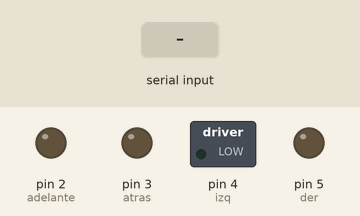
Simulated run of this sketch. Board: Arduino Uno, built with avr-gcc and run on an emulated ATmega328P. On the bench: switched loads named in the sketch (green lamp = pin HIGH), output pins drawn as LEDs (lit = HIGH). The test bench sets the inputs (shaded band).

Above: at 1.2 s.
1.3 s: "a" received over Serial
At 2.2 s:
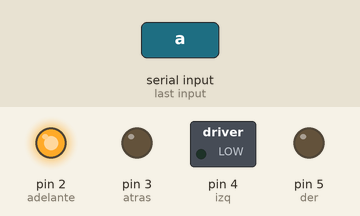
2.8 s: "b" received over Serial
At 3.4 s:
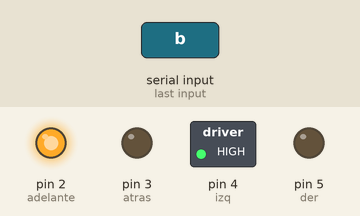
4.3 s: "d" received over Serial
At 5.5 s:
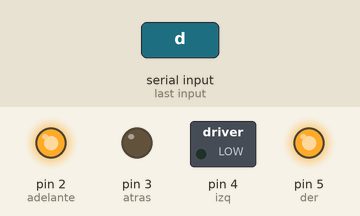
5.8 s: "e" received over Serial
At 6.9 s:
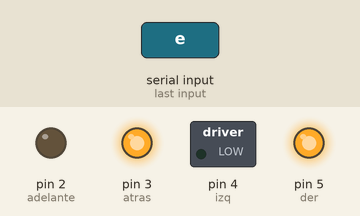
7.3 s: "c" received over Serial
At 8.0 s:
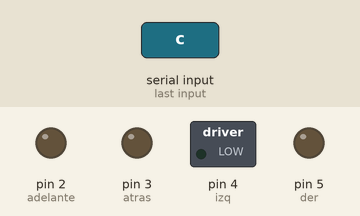
8.8 s: "e" received over Serial
At 9.1 s:
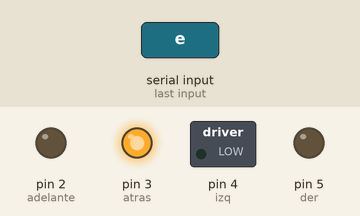
Timing chart, 0 to 11.3 s (numbered marks = the images above; inputs shaded):
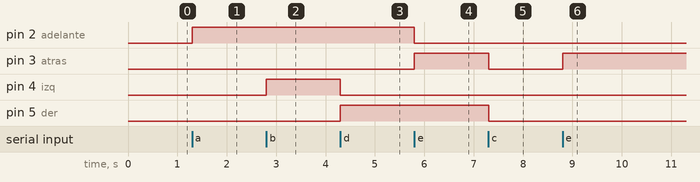

Measured:
- after the input at 1.3 s, pin 2 (adelante): LOW → HIGH at once
- after the input at 2.8 s, pin 4 (izq): LOW → HIGH at once
- after the input at 4.3 s, pin 4 (izq): HIGH → LOW at once; pin 5 (der): LOW → HIGH at once
- after the input at 5.8 s, pin 2 (adelante): HIGH → LOW at once; pin 3 (atras): LOW → HIGH at once
- after the input at 7.3 s, pin 3 (atras), pin 5 (der): HIGH → LOW at once
- after the input at 8.8 s, pin 3 (atras): LOW → HIGH at once

The sketch:

Carrito_Bluetooth.ino
```cpp
/*--------------- Moises Piñate

Conexiones al L293D (Puente H integrado con diodos)
 pin 2 Arduino ---> pin 2 del Integrado
 pin 3 Arduino ---> pin 7 del Integrado
 pin 4 Arduino ---> pin 10 del Integrado
 pin 5 Arduino ---> pin 15 del Integrado

 Voltaje externo -> pin 8 del integrado.
 5V Arduino ------> pines 1,9,16 del integrado
 GND Arduino -----> pines 4,5,12,13 del integrado

 Salidas L293D (Puente H integrado con diodos):

 Motor 1 ----> Pines 3 y 6 (Motor de traccion)
 Motor 2 ----> Pines 11 y 14 (Motor de direccion)

 Modulo Bluetooth

 Arduino     Modulo
 Pin 0 -----  RX
 Pin 1 -----  TX
 5V --------  VCC
 GND -------  GND

*/

//#include <SoftwareSerial.h> // NO USÉ ESTA LIBRERIA DABA PROBLEMAS
//SoftwareSerial mySerial(10, 11); // RX, TX Pines 10 y 11 como puertos seriales // ESTO NO VA

int  DatoBluetooth = 'c'; //Comienza detenido (Toma el valor "integer" del caracter de entrada
int  adelante = 2;  //PIN 2 ARDUINO
int  atras = 3;     //PIN 3 ARDUINO
int  izq = 4;       //PIN 4 ARDUINO
int  der = 5;       //PIN 5 ARDUINO

void setup()
{
  // Abrimos la comunicacion serial del arduino a 9600 baudios (bits/seg)
  Serial.begin(9600);
  //mySerial.begin(9600); // NO USÉ ESTO DABA PROBLEMAS
  //mySerial.println("Conecado a la pc"); //TAMPOCO ESTA

  pinMode(adelante, OUTPUT); // Configuramos pines como salidas
  pinMode(atras, OUTPUT);
  pinMode(izq, OUTPUT);
  pinMode(der, OUTPUT);

}
void loop() //LOOP DE EJECUCIÓN
{
  if (Serial.available()>0){
     DatoBluetooth = Serial.read();
  }

  if(DatoBluetooth == 'a'){     // DESPLAZAMIENTO HACIA ADELANTE
    digitalWrite(adelante,HIGH);
    digitalWrite(atras,LOW);
  }
  if(DatoBluetooth == 'b'){     // DESPLAZAMIENTO HACIA LA IZQUIERDA
    digitalWrite(adelante,HIGH);
    digitalWrite(atras,LOW);
    digitalWrite(izq,HIGH);
    digitalWrite(der,LOW);
  }
    if(DatoBluetooth == 'c'){     // DETENIDO
    digitalWrite(adelante,LOW);
    digitalWrite(atras,LOW);
    digitalWrite(izq,LOW);
    digitalWrite(der,LOW);
    digitalWrite(A0,HIGH);
    digitalWrite(A1,LOW);
  }
    if(DatoBluetooth == 'd'){     // DESPLAZAMIENTO HACIA LA DERECHA
    digitalWrite(adelante,HIGH);
    digitalWrite(atras,LOW);
    digitalWrite(izq,LOW);
    digitalWrite(der,HIGH);
  }
    if(DatoBluetooth == 'e'){     // RETROCESO (NO LA USARE EN AUTÓMATAS SOLO PARA ROBÓTICA)
    digitalWrite(adelante,LOW);
    digitalWrite(atras,HIGH);
    digitalWrite(A1,HIGH);
    digitalWrite(A0,LOW);
  }
}
```
